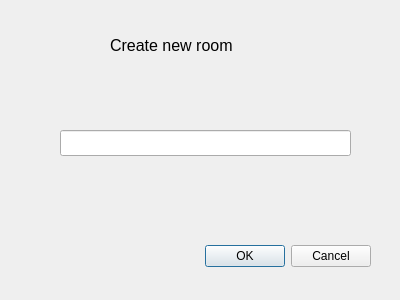
<?xml version="1.0" encoding="UTF-8"?>
<ui version="4.0">
 <class>CreateNewRoom</class>
 <widget class="QDialog" name="CreateNewRoom">
  <property name="geometry">
   <rect>
    <x>0</x>
    <y>0</y>
    <width>400</width>
    <height>300</height>
   </rect>
  </property>
  <property name="windowTitle">
   <string>Dialog</string>
  </property>
  <widget class="QDialogButtonBox" name="buttonBox">
   <property name="geometry">
    <rect>
     <x>30</x>
     <y>240</y>
     <width>341</width>
     <height>32</height>
    </rect>
   </property>
   <property name="orientation">
    <enum>Qt::Orientation::Horizontal</enum>
   </property>
   <property name="standardButtons">
    <set>QDialogButtonBox::StandardButton::Cancel|QDialogButtonBox::StandardButton::Ok</set>
   </property>
  </widget>
  <widget class="QLineEdit" name="titleText">
   <property name="geometry">
    <rect>
     <x>60</x>
     <y>130</y>
     <width>291</width>
     <height>26</height>
    </rect>
   </property>
  </widget>
  <widget class="QLabel" name="label">
   <property name="geometry">
    <rect>
     <x>110</x>
     <y>20</y>
     <width>281</width>
     <height>51</height>
    </rect>
   </property>
   <property name="font">
    <font>
     <pointsize>12</pointsize>
    </font>
   </property>
   <property name="text">
    <string>Create new room</string>
   </property>
  </widget>
 </widget>
 <resources/>
 <connections>
  <connection>
   <sender>buttonBox</sender>
   <signal>accepted()</signal>
   <receiver>CreateNewRoom</receiver>
   <slot>accept()</slot>
   <hints>
    <hint type="sourcelabel">
     <x>248</x>
     <y>254</y>
    </hint>
    <hint type="destinationlabel">
     <x>157</x>
     <y>274</y>
    </hint>
   </hints>
  </connection>
  <connection>
   <sender>buttonBox</sender>
   <signal>rejected()</signal>
   <receiver>CreateNewRoom</receiver>
   <slot>reject()</slot>
   <hints>
    <hint type="sourcelabel">
     <x>316</x>
     <y>260</y>
    </hint>
    <hint type="destinationlabel">
     <x>286</x>
     <y>274</y>
    </hint>
   </hints>
  </connection>
 </connections>
</ui>
